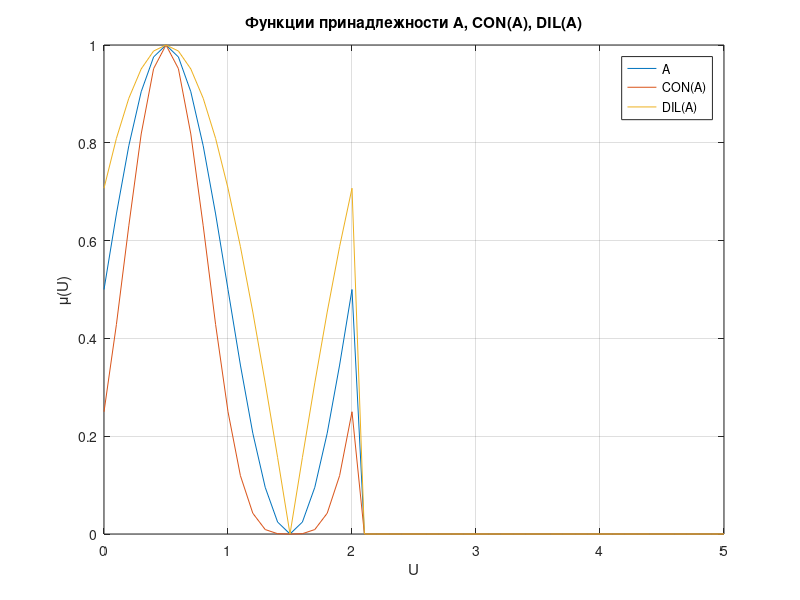

This chart was generated by the following MATLAB code:
% Задача 7: Функция принадлежности
U = 0:0.1:5;

% Определение функции принадлежности
mu_A = zeros(size(U));
for i = 1:length(U)
    if U(i) <= 2
        mu_A(i) = 0.5 - 0.5 * sin(pi * (U(i) - 1));
    end
end

% Концентрация и дилатация
CON_A = mu_A.^2; % Концентрация
DIL_A = sqrt(mu_A); % Дилатация

% Графики
figure;
plot(U, mu_A, 'DisplayName', 'A'); hold on;
plot(U, CON_A, 'DisplayName', 'CON(A)');
plot(U, DIL_A, 'DisplayName', 'DIL(A)');
legend;
title('Функции принадлежности A, CON(A), DIL(A)');
xlabel('U');
ylabel('\mu(U)');
grid on;
